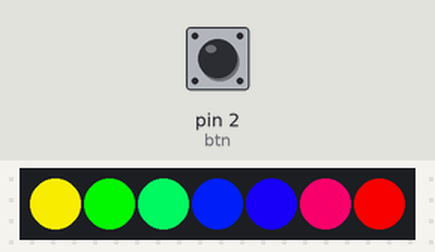
This sketch was run on a simulated Arduino Uno, built with avr-gcc and run on an emulated ATmega328P. Shown: 7 RGB LEDs in strip order, left to right. The test bench sets the inputs (shaded band); at power-on: pin 2 (btn) LOW.

Above: at 1.2 s.
1.3 s: pin 2 (btn) pulled HIGH for 0.15 s
At 1.7 s:
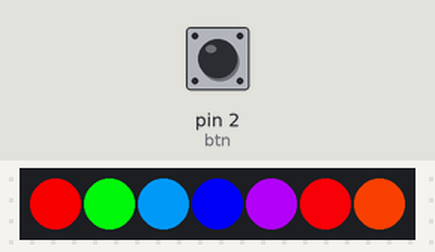
At 15.3 s:
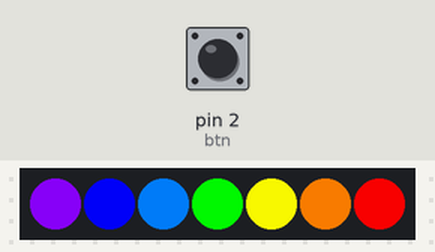
Timing chart, 0 to 21.7 s (numbered marks = the images above; inputs shaded):
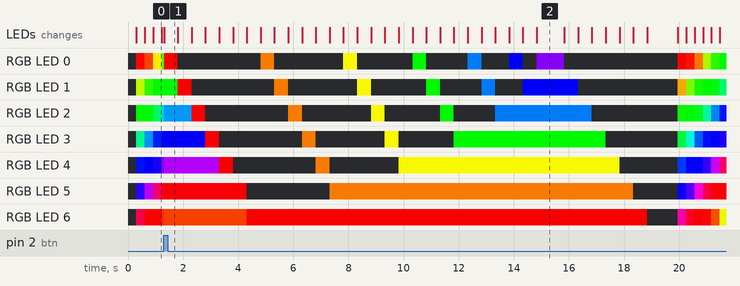

The sketch:

NeoLED1.ino
```cpp
#include <Adafruit_NeoPixel.h>
#define btn 2
#define PIXEL 6
#define LED 7
int MOD = 0 ;

Adafruit_NeoPixel strip(LED,PIXEL,NEO_GRB+NEO_KHZ800);

void RGB(uint32_t color,int t){
  for(int i=0;i<LED;i++){
    strip.setPixelColor(i,color);
    strip.show();
    delay(t);
    }
}

void rainbow(uint32_t color,int n){
  for(int i=0;i<n;i++){

    strip.setPixelColor(i,color);strip.show();
    strip.setPixelColor(i-1,strip.Color(0,0,0));strip.show();
    delay(500);
  }
}

void rainboww(int wait) {
  delay(100);
  for(long firstPixelHue = 0; firstPixelHue < 5*65536; firstPixelHue += 256) {
    if(digitalRead(btn))break;
    for(int i=0; i<strip.numPixels(); i++) {
      int pixelHue = firstPixelHue + (i * 65536L / strip.numPixels());
      strip.setPixelColor(i, strip.gamma32(strip.ColorHSV(pixelHue)));
    }
    strip.show();
    delay(wait);
  }
}

void breathe(){
int TOTAL_LEDS = 60;
float MaximumBrightness = 255;
float SpeedFactor = 0.008; // I don't actually know what would look good
float StepDelay = 5; // ms for a step delay on the lights

// Make the lights breathe
for (int i = 0; i < 65535; i++) {
   if(digitalRead(btn))break;
// Intensity will go from 10 - MaximumBrightness in a "breathing" manner
float intensity = MaximumBrightness /2.0 * (1.0 + sin(SpeedFactor * i));
strip.setBrightness(intensity);
// Now set every LED to that color
for (int ledNumber=0; ledNumber<TOTAL_LEDS; ledNumber++) {
strip.setPixelColor(ledNumber, 0, 0, 255);
}

strip.show();
//Wait a bit before continuing to breathe
delay(StepDelay);

}
}

void setup(){
  strip.begin();
  strip.show();
  strip.setBrightness(1000);
}
void loop() {
  if(digitalRead(btn))MOD=MOD+1;
  switch(MOD%3){
    case 0:
      rainboww(10);
      break;
    case 1:
      breathe();
      break;
    case 2:
      rainbow(strip.Color(255,0,0),7);
      rainbow(strip.Color(255,127,0),6);
      rainbow(strip.Color(255,255,0),5);
      rainbow(strip.Color(0,255,0),4);
      rainbow(strip.Color(0,127,255),3);
      rainbow(strip.Color(0,0,255),2);
      rainbow(strip.Color(139,0,255),1);
      delay(500);
      rainbow(strip.Color(0,0,0),7);
       MOD=MOD+1;
      delay(500);
      }
}
```
